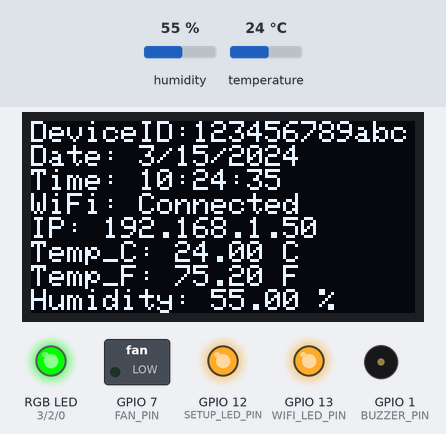
Bench run of a program on a simulated ESP32-C3. Shown: 128×64 one-colour display, switched loads named in the program (green lamp = pin HIGH), an RGB LED mixed from three pins (HIGH = lit), output pins drawn as LEDs (lit = HIGH), buzzer (waves = sounding). Dashed ring = blinking. The test bench sets the inputs (shaded band); at power-on: temperature 24 °C, humidity 55 %. Dim RGB values are drawn brighter than linear; WiFi joins after 1.5 s; servers stay silent unless stated; network time is answered at once with the bench clock; the local clock reads 2024-03-15 10:24:30 at power-on unless the program sets it; what the program prints to the serial monitor is not drawn.

Above: at 5.6 s.
5.7 s: temperature set to 26 °C
At 10.4 s:
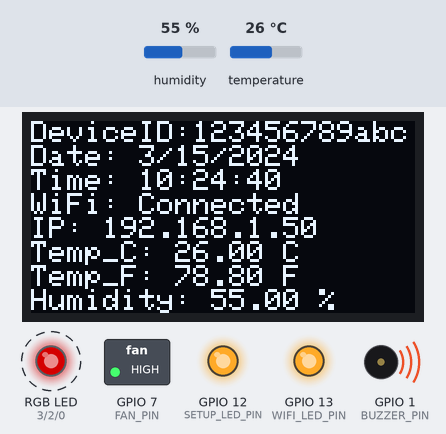
13.0 s: temperature set to 12 °C
At 15.9 s:
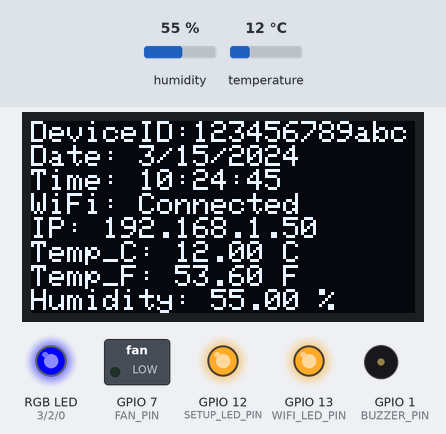
21.6 s: humidity set to 22 %
At 25.9 s:
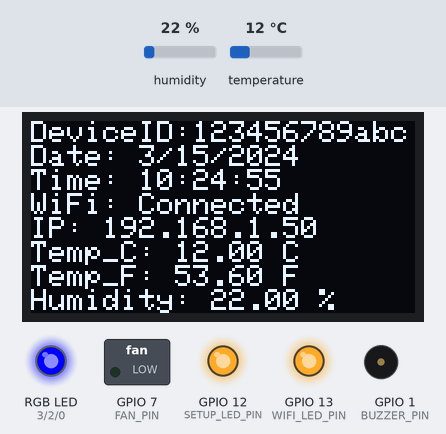
31.7 s: temperature set to 20 °C
At 35.9 s:
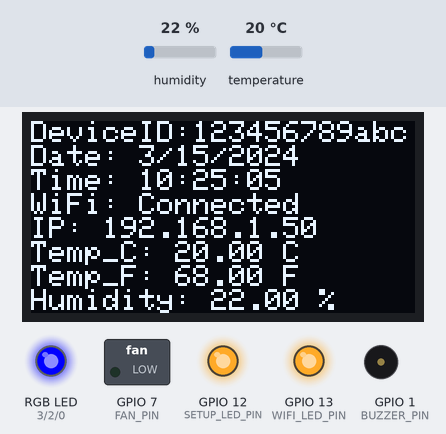
41.8 s: temperature set to 23 °C
At 46.0 s:
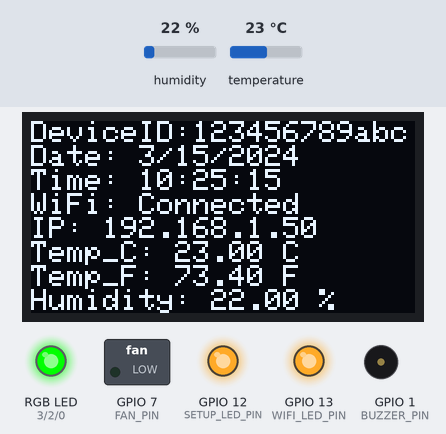
Timing chart, 0 to 47.5 s (numbered marks = the images above; inputs shaded):
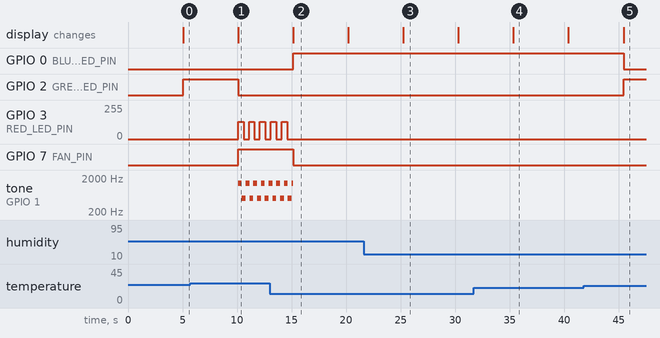

Measured:
- the behaviour switches between 24 and 25 °C on temperature (found by bisection; images 0 and 1)
- the behaviour switches between 21 and 22 °C on temperature (found by bisection; images 4 and 5)
- after the input at 5.7 s, GPIO 2 (GREEN_LED_PIN): HIGH → LOW after 4.4 s; GPIO 3 (RED_LED_PIN): alternates 128/255 for 0.50 s and 0/255 for 0.50 s, starting after 4.4 s
- after the input at 13.0 s, GPIO 0 (BLUE_LED_PIN): LOW → HIGH after 2.1 s; GPIO 3 (RED_LED_PIN): goes on until 14.6 s, then stays 0/255; GPIO 7 (FAN_PIN): HIGH → LOW after 2.1 s
- after the input at 41.8 s, GPIO 0 (BLUE_LED_PIN): HIGH → LOW after 3.6 s; GPIO 2 (GREEN_LED_PIN): LOW → HIGH after 3.6 s; the display: changes after 3.6 s (image 5)
- what the display in image 2 shows lasts 5.1 s, from 15.1 s to 20.2 s

The program:

main.cpp
```cpp
#include <Arduino.h>
#include <DHT.h>
#include <Wire.h>
#include <Adafruit_GFX.h>
#include <Adafruit_SSD1306.h>
#include <WiFi.h>
#include <NTPClient.h>
#include <WiFiUdp.h>
#include <time.h>
#include <ArduinoOTA.h>
#include <ESPmDNS.h>

// Global device ID
String deviceID;

// Pin definitions
constexpr auto SETUP_LED_PIN = 12;
constexpr auto WIFI_LED_PIN = 13;
constexpr auto DHT11_PIN = 8;
constexpr auto GREEN_LED_PIN = 2;
constexpr auto RED_LED_PIN = 3;
constexpr auto BLUE_LED_PIN = 0;
constexpr auto FAN_PIN = 7;
constexpr auto BUZZER_PIN = 1;

// PWM settings
constexpr auto PWM_FREQUENCY = 5000;
constexpr auto PWM_RESOLUTION = 8;
constexpr auto PWM_CHANNEL = 0; // Red LED
constexpr auto BLINK_INTERVAL = 500;
constexpr auto PWM_DUTY_CYCLE = 128;
constexpr auto PWM_CHANNELG = 1;       // Green LED
constexpr auto PWM_CHANNELB = 2;       // Blue LED
constexpr auto PWM_CHANNEL_BUZZER = 3; // Buzzer

// OLED display settings
constexpr auto SCREEN_WIDTH = 128;
constexpr auto SCREEN_HEIGHT = 64;
constexpr auto OLED_RESET = -1;
constexpr auto SDA_PIN = 4;
constexpr auto SCL_PIN = 5;
constexpr auto SSD1306_I2C_ADDRESS = 0x3C;

Adafruit_SSD1306 display(SCREEN_WIDTH, SCREEN_HEIGHT, &Wire, OLED_RESET);

// DHT11
DHT dht11(DHT11_PIN, DHT11);
constexpr auto DHT11_UPDATE_INTERVAL = 5000;
unsigned long lastDht11Read = 0;
bool isTemperatureTooHigh = false;
bool isTemperatureTooLow = false;
bool isTemperatureNormal = false;
constexpr auto TEMP_C_HIGH_THRESHOLD = 24;
constexpr auto TEMP_C_LOW_THRESHOLD = 22;

// WiFi
constexpr auto WIFI_SSID = "sesplearningstudios";
constexpr auto WIFI_PASSWORD = "@nn3nb3rg";
bool isWiFiConnected = false;

// NTP
constexpr auto NTP_SERVER = "pool.ntp.org";
constexpr auto NTP_UPDATE_INTERVAL = 3600000;
constexpr auto NTP_OFFSET = -8 * 3600;
constexpr auto NTP_INTERVAL = 60000;
WiFiUDP ntpUDP;
NTPClient timeClient(ntpUDP, NTP_SERVER, NTP_OFFSET, NTP_UPDATE_INTERVAL);
String currentDate = "";

// OTA
constexpr auto OTA_PORT = 3232;
constexpr auto OTA_HOSTNAME = "a011a98481b0";
bool isOtaInProgress = false;

// LED flags
bool isGreenLEDOn = false;
bool isRedLEDOn = false;
bool isBlueLEDOn = false;
bool isRedLEDBlinking = false;

// PWM blinking variables
unsigned long lastBlinkTime = 0;

// Siren state
unsigned long lastToneChange = 0;
bool highPitch = true;

// Function prototypes
void initOled();
void connectWiFi();
String syncTime();
void initOTA();
void readDht11();
void setLED();
void setFan();
void updateRedLEDBlink();
void soundBuzzer();

void setup()
{
    Serial.begin(115200);
    deviceID = String(ESP.getEfuseMac(), HEX);

    pinMode(SETUP_LED_PIN, OUTPUT);
    pinMode(WIFI_LED_PIN, OUTPUT);
    pinMode(GREEN_LED_PIN, OUTPUT);
    pinMode(RED_LED_PIN, OUTPUT);
    pinMode(BLUE_LED_PIN, OUTPUT);
    pinMode(FAN_PIN, OUTPUT);
    pinMode(BUZZER_PIN, OUTPUT);

    ledcSetup(PWM_CHANNEL, PWM_FREQUENCY, PWM_RESOLUTION);
    ledcAttachPin(RED_LED_PIN, PWM_CHANNEL);
    ledcSetup(PWM_CHANNELG, PWM_FREQUENCY, PWM_RESOLUTION);
    ledcAttachPin(GREEN_LED_PIN, PWM_CHANNELG);
    ledcSetup(PWM_CHANNELB, PWM_FREQUENCY, PWM_RESOLUTION);
    ledcAttachPin(BLUE_LED_PIN, PWM_CHANNELB);
    ledcSetup(PWM_CHANNEL_BUZZER, 2000, PWM_RESOLUTION); // Initial freq 2kHz
    ledcAttachPin(BUZZER_PIN, PWM_CHANNEL_BUZZER);

    ledcWrite(PWM_CHANNELG, 0);
    ledcWrite(PWM_CHANNEL, 0);
    ledcWrite(PWM_CHANNELB, 0);
    ledcWriteTone(PWM_CHANNEL_BUZZER, 0);

    isGreenLEDOn = false;
    isRedLEDOn = false;
    isBlueLEDOn = false;
    isRedLEDBlinking = false;

    dht11.begin();
    initOled();
    connectWiFi();
    digitalWrite(WIFI_LED_PIN, isWiFiConnected ? HIGH : LOW);
    currentDate = syncTime();
    initOTA();
    digitalWrite(SETUP_LED_PIN, HIGH);

    Serial.println("Setup completed successfully");
}

void loop()
{
    ArduinoOTA.handle();
    if (isTemperatureTooHigh)
    {
        updateRedLEDBlink();
        soundBuzzer();
    }
    else
    {
        ledcWriteTone(PWM_CHANNEL_BUZZER, 0); // Silence
    }

    if (millis() - lastDht11Read >= DHT11_UPDATE_INTERVAL)
    {
        readDht11();
        setLED();
        setFan();
        lastDht11Read = millis();
    }

    timeClient.update();
}

void soundBuzzer()
{
    // Non-blocking siren (switches pitch every 350ms)
    if (isTemperatureTooHigh)
    {
        unsigned long now = millis();
        if (now - lastToneChange > 350) // Change tone every 0.35 sec
        {
            if (highPitch)
            {
                ledcWriteTone(PWM_CHANNEL_BUZZER, 1400); // High pitch
            }
            else
            {
                ledcWriteTone(PWM_CHANNEL_BUZZER, 500); // Low pitch
            }
            highPitch = !highPitch;
            lastToneChange = now;
        }
    }
}

void setLED()
{
    if (isTemperatureNormal)
    {
        ledcWrite(PWM_CHANNELG, 255);
        ledcWrite(PWM_CHANNEL, 0);
        ledcWrite(PWM_CHANNELB, 0);
        isGreenLEDOn = true;
        isRedLEDOn = false;
        isBlueLEDOn = false;
        isRedLEDBlinking = false;
        Serial.println("Temperature is normal - Green LED ON");
    }
    else if (isTemperatureTooLow)
    {
        ledcWrite(PWM_CHANNELG, 0);
        ledcWrite(PWM_CHANNEL, 0);
        ledcWrite(PWM_CHANNELB, 255);
        isGreenLEDOn = false;
        isRedLEDOn = false;
        isBlueLEDOn = true;
        isRedLEDBlinking = false;
        Serial.println("Temperature is too low - Blue LED ON");
    }
    else if (isTemperatureTooHigh)
    {
        ledcWrite(PWM_CHANNELG, 0);
        ledcWrite(PWM_CHANNELB, 0);
        isGreenLEDOn = false;
        isRedLEDOn = true;
        isBlueLEDOn = false;
        isRedLEDBlinking = true;
        Serial.println("Temperature is too high - Red LED blinking with PWM");
    }
}

void setFan()
{
    digitalWrite(FAN_PIN, isTemperatureTooHigh ? HIGH : LOW);
}

void updateRedLEDBlink()
{
    if (isRedLEDBlinking && millis() - lastBlinkTime >= BLINK_INTERVAL)
    {
        if (isRedLEDOn)
        {
            ledcWrite(PWM_CHANNEL, PWM_DUTY_CYCLE);
        }
        else
        {
            ledcWrite(PWM_CHANNEL, 0);
        }
        isRedLEDOn = !isRedLEDOn;
        lastBlinkTime = millis();
    }
}

void initOled()
{
    Wire.begin(SDA_PIN, SCL_PIN);
    display.begin(SSD1306_SWITCHCAPVCC, 0x3C);
    display.clearDisplay();
    display.setTextSize(1);
    display.setTextColor(SSD1306_WHITE);
    display.setCursor(0, 0);
    display.println("Initializing...");
    display.display();
}

void connectWiFi()
{
    WiFi.begin(WIFI_SSID, WIFI_PASSWORD);
    while (WiFi.status() != WL_CONNECTED)
    {
        delay(1000);
        Serial.println("Connecting to WiFi...");
    }
    Serial.println("Connected to WiFi");
    isWiFiConnected = true;

    if (!MDNS.begin(OTA_HOSTNAME))
    {
        Serial.println("Error setting up MDNS responder!");
    }
    else
    {
        Serial.println("mDNS responder started for OTA updates: " + String(OTA_HOSTNAME));
    }
}

String syncTime()
{
    if (!isWiFiConnected)
    {
        Serial.println("WiFi not connected. Cannot sync time.");
        return "WiFi Not Connected";
    }
    timeClient.begin();
    timeClient.setTimeOffset(NTP_OFFSET);
    Serial.println("Waiting for NTP synchronization...");
    timeClient.update();

    int attempts = 0;
    while (timeClient.getEpochTime() < 24 * 3600 && attempts < 10)
    {
        delay(1000);
        timeClient.update();
        attempts++;
        Serial.print("NTP sync attempt: ");
        Serial.println(attempts);
    }
    if (timeClient.getEpochTime() > 24 * 3600)
    {
        Serial.println("NTP synchronization successful!");
        time_t epochTime = timeClient.getEpochTime();
        struct tm *ptm = gmtime(&epochTime);
        return String(ptm->tm_mon + 1) + "/" + String(ptm->tm_mday) + "/" + String(ptm->tm_year + 1900);
    }
    else
    {
        Serial.println("NTP synchronization failed!");
        return "Sync Failed";
    }
}

void initOTA()
{
    ArduinoOTA.setPort(OTA_PORT);
    ArduinoOTA.setHostname(OTA_HOSTNAME);

    ArduinoOTA.onStart([]()
                       {
        String type;
        if (ArduinoOTA.getCommand() == U_FLASH) {
            type = "sketch";
        } else {
            type = "filesystem";
        }
        isOtaInProgress = true;
        display.clearDisplay();
        display.setCursor(0, 0);
        display.println("Start OTA " + type);
        display.display(); });

    ArduinoOTA.onProgress([](unsigned int progress, unsigned int total)
                          {
        int progressPercent = (progress * 100) / total;
        display.fillRect(0, 10, SCREEN_WIDTH, 8, SSD1306_BLACK);
        display.setCursor(0, 10);
        display.println("Progress: " + String(progressPercent) + "%");
        display.display(); });

    ArduinoOTA.onEnd([]()
                     {
        display.println("\nOTA End");
        display.display();
        delay(2000);
        isOtaInProgress = false; });

    ArduinoOTA.onError([](ota_error_t error)
                       {
        String errorMsg = "Error[" + String(error) + "]: ";
        if (error == OTA_AUTH_ERROR)      errorMsg += "Auth Failed";
        else if (error == OTA_BEGIN_ERROR)   errorMsg += "Begin Failed";
        else if (error == OTA_CONNECT_ERROR) errorMsg += "Connect Failed";
        else if (error == OTA_RECEIVE_ERROR) errorMsg += "Receive Failed";
        else if (error == OTA_END_ERROR)     errorMsg += "End Failed";
        display.println(errorMsg);
        display.display();
        delay(3000);
        isOtaInProgress = false; });

    ArduinoOTA.begin();
}

void readDht11()
{
    float humidity = dht11.readHumidity();
    float temperatureC = dht11.readTemperature();
    float temperatureF = dht11.readTemperature(true);

    if (isnan(humidity) || isnan(temperatureC) || isnan(temperatureF))
    {
        Serial.println("Failed to read from DHT11 sensor!");
    }
    else
    {
        if (temperatureC >= TEMP_C_LOW_THRESHOLD && temperatureC <= TEMP_C_HIGH_THRESHOLD)
        {
            isTemperatureNormal = true;
            isTemperatureTooLow = false;
            isTemperatureTooHigh = false;
        }
        else if (temperatureC < TEMP_C_LOW_THRESHOLD)
        {
            isTemperatureNormal = false;
            isTemperatureTooLow = true;
            isTemperatureTooHigh = false;
        }
        else if (temperatureC > TEMP_C_HIGH_THRESHOLD)
        {
            isTemperatureNormal = false;
            isTemperatureTooLow = false;
            isTemperatureTooHigh = true;
        }

        if (!isOtaInProgress)
        {
            display.clearDisplay();
            display.setTextSize(1);
            display.setTextColor(SSD1306_WHITE);
            display.setCursor(0, 0);
            display.println("DeviceID:" + deviceID);
            display.println("Date: " + currentDate);
            display.println("Time: " + String(timeClient.getFormattedTime()));
            display.println("WiFi: " + String(WiFi.isConnected() == 1 ? "Connected" : "Disconnected"));
            display.println("IP: " + String(WiFi.localIP().toString()));
            display.println("Temp_C: " + String(temperatureC) + " C");
            display.println("Temp_F: " + String(temperatureF) + " F");
            display.println("Humidity: " + String(humidity) + " %");
            display.display();
        }
    }
}
```
